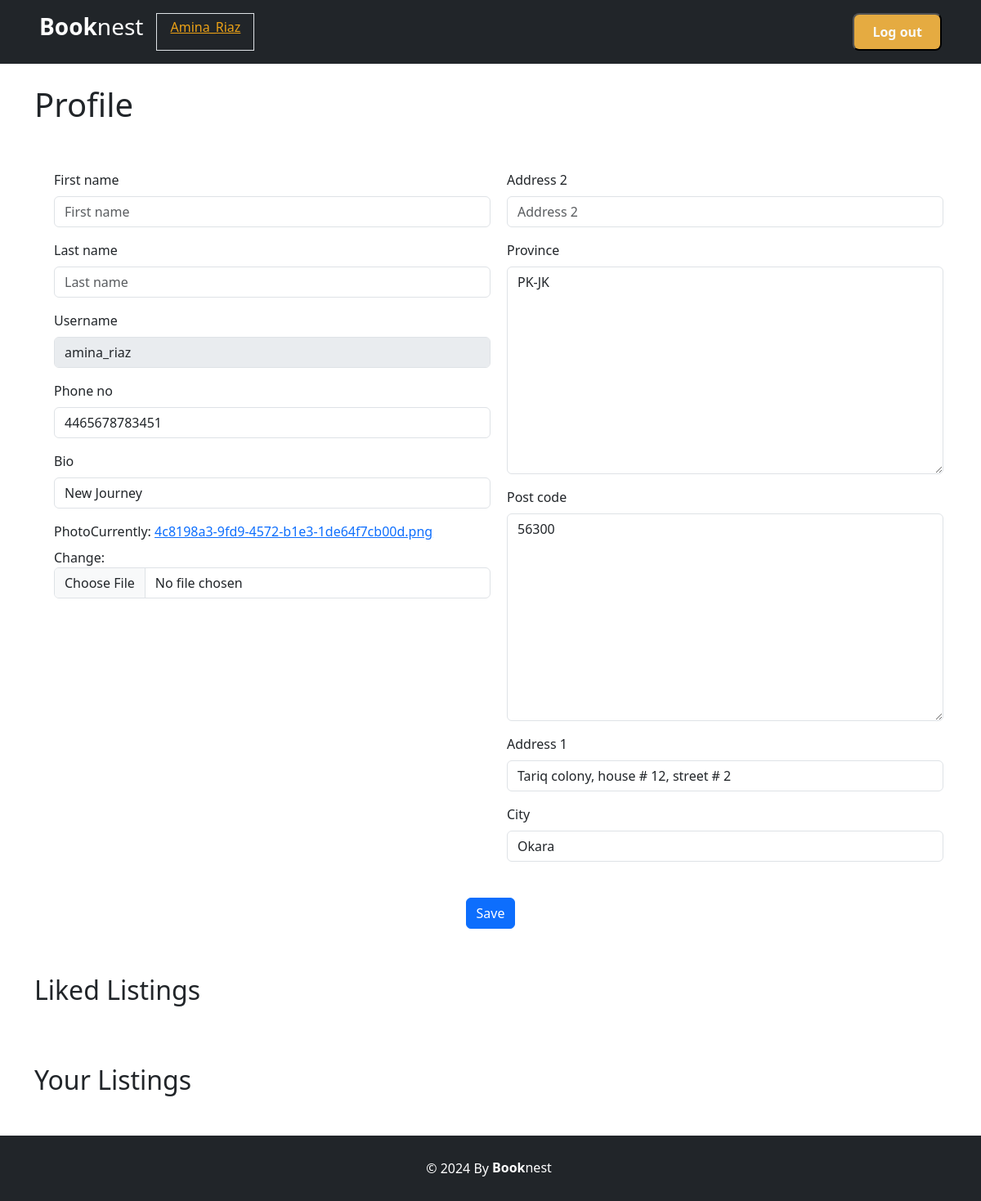
Screenshot of /profile/ (signed in) with the database file from the repository.
### users/models.py (models this page shows, shortened)
class Profile(models.Model):
    user = models.OneToOneField(User, on_delete=models.CASCADE)
    photo = models.ImageField(upload_to=user_directory_path, null=True)
    bio = models.CharField(max_length=140, blank=True)
    phone_no = models.CharField(max_length=13, blank=True)
    location = models.OneToOneField(Location, on_delete=models.CASCADE, null=True)

class Location (models.Model):
    address_1 = models.CharField(max_length=150, blank=True)
    address_2 = models.CharField(max_length=150, blank=True)
    city = models.CharField(max_length=50)
    province = PKStateField(default="NY")
    post_code = PKPostCodeField(blank=True)

### users/views.py (the view, shortened to what this page needs)
# urls.py: path('profile/', ProfileView.as_view(), name='profile')
@method_decorator (login_required, name='dispatch')
class ProfileView(View):
    def get(self, request):
        user_listings = Listing.objects.filter(seller=request.user.profile)
        user_liked_listings = LikedListing.objects.filter(profile=request.user.profile).all()
        user_form = UserForm(instance=request.user)
        profile_form = ProfileForm(instance=request.user.profile)
        location_form = LocationForm(instance=request.user.profile.location)
        return render(request, 'views/profile.html', {'user_form': user_form,
                                                      'profile_form': profile_form,
                                                        'location_form': location_form,
                                                        'user_listings': user_listings,
                                                        'user_liked_listings': user_liked_listings,})

### users/forms.py
class UserForm(forms.ModelForm):
    username = forms.CharField(disabled=True)
    class Meta:
        model = User
        fields = {'username', 'first_name', 'last_name'}

class ProfileForm(forms.ModelForm):
    class Meta:
        model = Profile
        fields = {'photo', 'phone_no', 'bio'}

### users/templates/views/profile.html (shortened to what this page needs)
{% extends "base/base.html" %} {% load django_bootstrap5 %} {% bootstrap_css %}
{% bootstrap_javascript %} {% bootstrap_messages %} {% block "body" %}
<main>
  <div class="container">
    <h1 class="py-4">Profile</h1>
    <div>
      <form
        action=""
        method="post"
        enctype="multipart/form-data"
        class="d-flex flex-column flex-gap-2 p-4"
      >
        <div class="d-flex flex-gap-2">
          <div class="col-6">
            {% bootstrap_form user_form %}
            {% bootstrap_form profile_form %}
          </div>
          <div class="col-6">{% bootstrap_form location_form %}</div>
        </div>
        <div class="100-vh d-flex justify-content-center">
          <a href="{% url 'home' %}" class="p-2"
            >{% bootstrap_button button_type="submit" content="Save" %}</a
          >
        </div>
      </form>
    </div>
    <div>
      <h2 class="py-4">Liked Listings</h2>
    </div>
    <div>
      <h2 class="py-4">Your Listings</h2>
    </div>
  </div>
</main>
{% endblock %}

### main/templates/base/base.html (shortened to what this page needs)
{% load static %}
<!DOCTYPE html>
<html lang="en">
<head>
    <link rel="stylesheet" href="{% static 'css/bootstrap.min.css' %}">
    <link rel="stylesheet" href="{% static "css/style.css" %}">
</head>
<body>
  {% block "header" %}
  <header>
    <div class="nav justify-content-sm-between bg-dark text-light px-5 py-3">
      <div class="d-flex">
        <a href="{% url 'home' %}" class="text-white"><h3 class="float-md-start mb-0 fw-bold">Book<span class='fw-light'>nest</span></h3></a>
      {% if request.user.is_authenticated %}
      <a class="border mx-3 px-3 py-1 text-orange text-center" href="{% url "profile" %}">{{ request.user|title }}</a>
      {% endif %}
      </div>
      {% if request.user.is_authenticated %}
      <button class="bg-orange rounded-3">
        <a class="nav-link fw-bold text-light active py-2 px-3" aria-current="page" href="{% url "logout" %}">Log out</a>
      </button>
      {% endif %}
    </div>
  </header>
  {% endblock %}
  {% block "body" %}
{% endblock %}
{% block "footer" %}
  <footer class='d-flex text-center justify-content-center align-items-center footer mt-auto bg-dark text-white'>
    <p class='m-0'>&copy; {% now "Y" %} By </p>
    <h6 class='fw-bold px-1 m-0'> Book<span class='fw-normal'>nest</span></h6>
  </footer>
{% endblock %}
</body>
</html>

### main/static/css/style.css (style rules this page uses)
.flex-gap-2 { gap: 20px; }
footer, header { height: 10vh; }
.bg-orange { background-color: rgb(229, 171, 65); }
.text-orange { color: rgb(235, 161, 22); }

### rows the page displays
Profile: phone_no "4465678783451", bio "New Journey"
Location: province "PK-JK", post_code "56300", address_1 "Tariq colony, house # 12, street # 2", city "Okara"

### other values shown
{{ request.user|title }} "Amina_Riaz"
